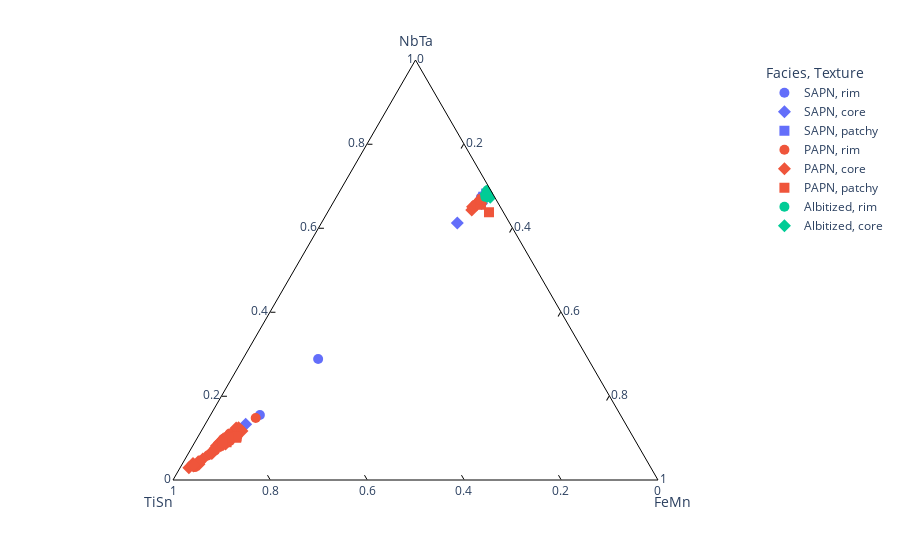

Notebook code cell kept with this figure:
### Code cell
# --- ternary plot of normalized subset

fig2 = px.scatter_ternary(df_subset_normalized, a=A, b=B, c=C,
                          color="Facies",hover_data=['Comment'],symbol="Texture")#,range_color=[1,5],color_continuous_scale='Inferno'))

fig2.update_traces(marker=dict(size=10),
                  selector=dict(mode='markers'))

fig2.update_ternaries(bgcolor="white")

fig2.update_ternaries(aaxis_linecolor='black',aaxis_tickcolor='black',aaxis_ticks='inside',aaxis_showgrid=False,
                      baxis_linecolor='black',baxis_tickcolor='black',baxis_ticks='inside',baxis_showgrid=False,
                      caxis_linecolor='black',caxis_tickcolor='black',caxis_ticks='inside',caxis_showgrid=False)

# fig2.update_ternaries(aaxis_min=0,baxis_min=0.7,caxis_min=0)
# fig2.update_ternaries(aaxis_min=0.6,baxis_min=0,caxis_min=0.25)

# fig2.write_image("CGM_ternary_NbTa-TiSn-FeMn.pdf")
fig2.show()

### Figure 1 — Plotly figure (JSON) as saved in the notebook; plotly's stock layout.template omitted (floating-point values rounded to 4 significant figures)
{"data": [{"a": [15.49, 28.82, 67.49, 67.24, 66.03], "b": [74.34, 55.66, 2.555, 2.903, 3.931], "c": [10.17, 15.52, 29.96, 29.86, 30.04], "customdata": [["BU04-Rut2.2"], ["BU04-Ore2_coltan1 "], ["BU04-Ore1.3 "], ["BU04-Ore1.4 "], ["BU04-Ore1.9 "]], "hovertemplate": "Facies=SAPN<br>Texture=rim<br>NbTa=%{a}<br>TiSn=%{b}<br>FeMn=%{c}<br>Comment=%{customdata[0]}<extra></extra>", "legendgroup": "SAPN, rim", "marker": {"color": "#636efa", "size": 10, "symbol": "circle"}, "mode": "markers", "name": "SAPN, rim", "showlegend": true, "subplot": "ternary", "type": "scatterternary"}, {"a": [13.28, 66.98, 65.81, 66.24, 61.2], "b": [78.37, 2.875, 3.479, 3.613, 10.78], "c": [8.347, 30.15, 30.71, 30.15, 28.03], "customdata": [["BU04-Rut2.3"], ["BU04-Ore1.5 "], ["BU04-Ore1.6 "], ["BU04-Ore1.7 "], ["BU04-Ore2_coltan2 "]], "hovertemplate": "Facies=SAPN<br>Texture=core<br>NbTa=%{a}<br>TiSn=%{b}<br>FeMn=%{c}<br>Comment=%{customdata[0]}<extra></extra>", "legendgroup": "SAPN, core", "marker": {"color": "#636efa", "size": 10, "symbol": "diamond"}, "mode": "markers", "name": "SAPN, core", "showlegend": true, "subplot": "ternary", "type": "scatterternary"}, {"a": [68.04, 67.47, 68.23], "b": [1.391, 2.292, 1.294], "c": [30.57, 30.24, 30.47], "customdata": [["BU04-Ore1.2 "], ["BU04-Ore1.8 "], ["BU04-Ore1.10 "]], "hovertemplate": "Facies=SAPN<br>Texture=patchy<br>NbTa=%{a}<br>TiSn=%{b}<br>FeMn=%{c}<br>Comment=%{customdata[0]}<extra></extra>", "legendgroup": "SAPN, patchy", "marker": {"color": "#636efa", "size": 10, "symbol": "square"}, "mode": "markers", "name": "SAPN, patchy", "showlegend": true, "subplot": "ternary", "type": "scatterternary"}, {"a": [3.068, 10.91, 9.59, 14.77, 10.36, 11.05, 9.751, 7.006, 8.663, 8.427, 10.52, 9.28, 5.817, 8.798, 65.51, 65.15, 64.93, 65.7, 65.95], "b": [93.95, 81.15, 84.05, 75.56, 81.56, 82.77, 84.81, 87.82, 85.52, 85.65, 81.85, 83.62, 89.9, 85.35, 4.888, 5.262, 5.593, 4.124, 3.715], "c": [2.983, 7.94, 6.359, 9.67, 8.081, 6.188, 5.444, 5.169, 5.821, 5.927, 7.635, 7.096, 4.278, 5.849, 29.6, 29.59, 29.48, 30.17, 30.34], "customdata": [["BU19TS(1)-Rut2.2"], ["BU19TS(2)-ore1.3"], ["BU19TS(2)-ore1.5"], ["BU19TS(2)-ore2.1"], ["BU19TS(2)-ore2.5"], ["BU19TS(2)-ore3a.3"], ["BU19TS(2)-ore3b.2"], ["BU19TS(2)-ore3d.1"], ["BU19w-Rut2.5 "], ["BU19w-Rut2.8 "], ["BU19w-Rut3.2 "], ["BU19w-Rut3.4 "], ["BU19w-Rut4.1 "], ["BU19w-Area7_ore.3 "], ["BU19TS-coltan1.1 "], ["BU19TS-coltan1.5 "], ["BU19TS-coltan1.6 "], ["BU19TS-coltan2.6 "], ["BU19TS-coltan3.1 "]], "hovertemplate": "Facies=PAPN<br>Texture=rim<br>NbTa=%{a}<br>TiSn=%{b}<br>FeMn=%{c}<br>Comment=%{customdata[0]}<extra></extra>", "legendgroup": "PAPN, rim", "marker": {"color": "#EF553B", "size": 10, "symbol": "circle"}, "mode": "markers", "name": "PAPN, rim", "showlegend": true, "subplot": "ternary", "type": "scatterternary"}, {"a": [6.746, 6.298, 3.762, 8.387, 8.178, 8.136, 11.97, 10.6, 8.591, 9.726, 10.39, 12.46, 8.953, 12.4, 9.056, 11.67, 9.0, 4.372, 9.01, 3.942, 6.731, 5.016, 2.942, 4.359, 3.345, 3.59, 7.697, 66.38, 65.91, 65.07, 66.48, 66.8, 64.27, 65.52], "b": [88.37, 88.85, 92.78, 85.52, 86.07, 86.96, 81.11, 83.22, 84.87, 84.84, 83.67, 80.25, 85.93, 80.78, 85.38, 79.95, 85.02, 92.61, 84.84, 93.91, 88.63, 91.35, 95.26, 92.33, 94.11, 93.8, 87.36, 3.774, 4.25, 5.698, 3.277, 3.227, 6.27, 4.713], "c": [4.882, 4.853, 3.462, 6.089, 5.748, 4.9, 6.921, 6.185, 6.538, 5.433, 5.945, 7.286, 5.118, 6.824, 5.569, 8.377, 5.983, 3.017, 6.147, 2.151, 4.642, 3.632, 1.799, 3.312, 2.549, 2.611, 4.948, 29.85, 29.84, 29.23, 30.24, 29.98, 29.46, 29.77], "customdata": [["BU19TS(1)-rutile1.3"], ["BU19TS(1)-rutile1.4"], ["BU19TS(1)-Rut2.1"], ["BU19TS(2)-ore1.2"], ["BU19TS(2)-ore1.4"], ["BU19TS(2)-ore2.2"], ["BU19TS(2)-ore2.3"], ["BU19TS(2)-ore3a.1"], ["BU19TS(2)-ore3a.2"], ["BU19TS(2)-ore3b.1"], ["BU19TS(2)-ore3c.1"], ["BU19TS(2)-ore3c.2"], ["BU19TS(2)-ore3d.2"], ["BU19TS(2)-ore3d.3"], ["BU19TS(2)-Ore4.1"], ["BU19TS(2)-Ore4.2"], ["BU19TS(2)-Ore4.4"], ["BU19w-Rut2.1"], ["BU19w-Rut2.2"], ["BU19w-Rut2.4 "], ["BU19w-Rut2.6 "], ["BU19w-Rut2.7 "], ["BU19w-Rut2b.2 "], ["BU19w-Rut2b.4 "], ["BU19w-Rut2b.5 "], ["BU19w-Rut4.2 "], ["BU19w-Area7_ore.2 "], ["BU19TS-coltan1.2 "], ["BU19TS-coltan1.4 "], ["BU19TS-coltan1.7 "], ["BU19TS-coltan2.2 "], ["BU19TS-coltan2.3 "], ["BU19TS-coltan3.2 "], ["BU19TS-coltan3.3 "]], "hovertemplate": "Facies=PAPN<br>Texture=core<br>NbTa=%{a}<br>TiSn=%{b}<br>FeMn=%{c}<br>Comment=%{customdata[0]}<extra></extra>", "legendgroup": "PAPN, core", "marker": {"color": "#EF553B", "size": 10, "symbol": "diamond"}, "mode": "markers", "name": "PAPN, core", "showlegend": true, "subplot": "ternary", "type": "scatterternary"}, {"a": [10.04, 9.014, 10.36, 10.1, 8.876, 65.53, 63.73, 66.77], "b": [81.95, 84.45, 81.71, 83.54, 85.29, 3.734, 2.978, 2.934], "c": [8.011, 6.535, 7.934, 6.359, 5.832, 30.74, 33.29, 30.29], "customdata": [["BU19TS(2)-ore1.1"], ["BU19TS(2)-ore1.6"], ["BU19TS(2)-ore2.4"], ["BU19TS(2)-Ore4.3"], ["BU19w-Rut4.3 "], ["BU19TS-coltan1.3 "], ["BU19TS-coltan2.4 "], ["BU19TS-coltan2.5 "]], "hovertemplate": "Facies=PAPN<br>Texture=patchy<br>NbTa=%{a}<br>TiSn=%{b}<br>FeMn=%{c}<br>Comment=%{customdata[0]}<extra></extra>", "legendgroup": "PAPN, patchy", "marker": {"color": "#EF553B", "size": 10, "symbol": "square"}, "mode": "markers", "name": "PAPN, patchy", "showlegend": true, "subplot": "ternary", "type": "scatterternary"}, {"a": [68.33, 67.75, 68.37, 67.42, 68.7, 69.02, 68.96, 68.87], "b": [0.8029, 1.38, 0.8613, 1.889, 1.013, 0.5979, 0.4566, 0.5158], "c": [30.87, 30.87, 30.77, 30.69, 30.29, 30.38, 30.58, 30.62], "customdata": [["BU24-coltan1.1 "], ["BU24-coltan2.1 "], ["BU24-coltan3.2 "], ["BU24-coltan3.3 "], ["BU24-coltan3.6 "], ["BU24-Ore4.1"], ["BU24-Ore4.4"], ["BU24-Ore4.6"]], "hovertemplate": "Facies=Albitized<br>Texture=rim<br>NbTa=%{a}<br>TiSn=%{b}<br>FeMn=%{c}<br>Comment=%{customdata[0]}<extra></extra>", "legendgroup": "Albitized, rim", "marker": {"color": "#00cc96", "size": 10, "symbol": "circle"}, "mode": "markers", "name": "Albitized, rim", "showlegend": true, "subplot": "ternary", "type": "scatterternary"}, {"a": [68.51, 68.12, 68.13, 67.35, 68.35, 68.44, 67.71, 68.27, 67.92, 67.48], "b": [0.7634, 1.377, 1.345, 0.9082, 0.8066, 0.8149, 1.443, 0.8932, 1.388, 1.496], "c": [30.73, 30.5, 30.52, 31.74, 30.85, 30.75, 30.84, 30.84, 30.69, 31.02], "customdata": [["BU24-coltan1.2 "], ["BU24-coltan2.2 "], ["BU24-coltan2.3 "], ["BU24-coltan3.1 "], ["BU24-coltan3.4 "], ["BU24-coltan3.5 "], ["BU24-Ore4.2"], ["BU24-Ore4.3"], ["BU24-Ore4.5"], ["BU24-Ore4.7"]], "hovertemplate": "Facies=Albitized<br>Texture=core<br>NbTa=%{a}<br>TiSn=%{b}<br>FeMn=%{c}<br>Comment=%{customdata[0]}<extra></extra>", "legendgroup": "Albitized, core", "marker": {"color": "#00cc96", "size": 10, "symbol": "diamond"}, "mode": "markers", "name": "Albitized, core", "showlegend": true, "subplot": "ternary", "type": "scatterternary"}], "layout": {"legend": {"title": {"text": "Facies, Texture"}, "tracegroupgap": 0}, "margin": {"t": 60}, "ternary": {"aaxis": {"linecolor": "black", "showgrid": false, "tickcolor": "black", "ticks": "inside", "title": {"text": "NbTa"}}, "baxis": {"linecolor": "black", "showgrid": false, "tickcolor": "black", "ticks": "inside", "title": {"text": "TiSn"}}, "bgcolor": "white", "caxis": {"linecolor": "black", "showgrid": false, "tickcolor": "black", "ticks": "inside", "title": {"text": "FeMn"}}, "domain": {"x": [0, 1], "y": [0, 1]}}}}
